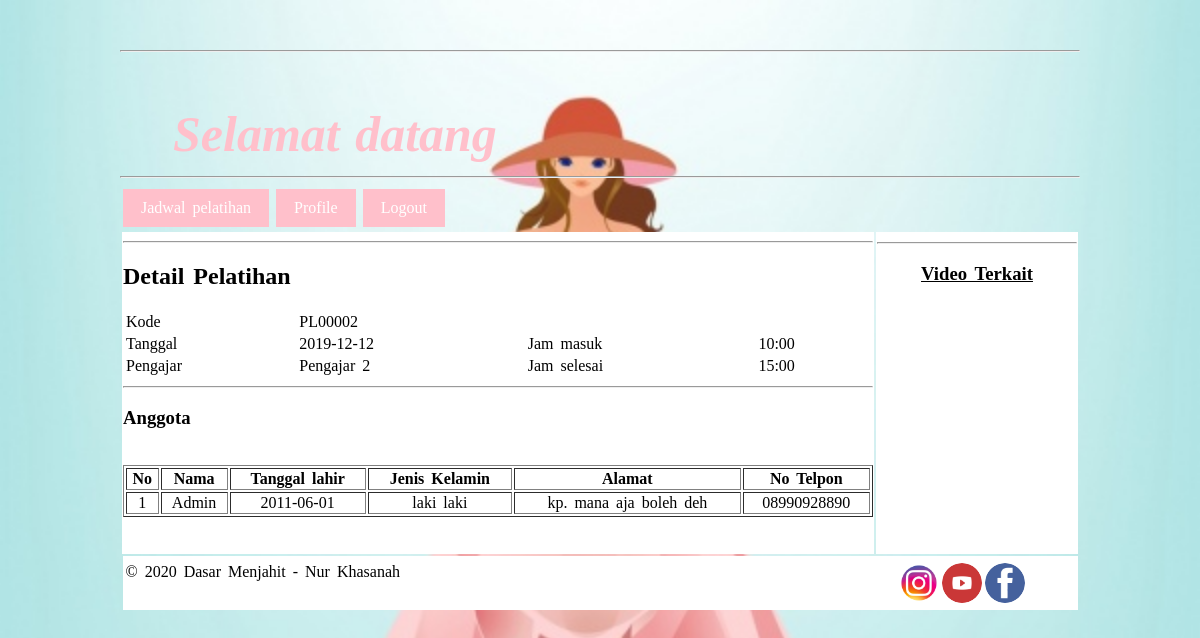
The app's page /detail_pelatihan.php?id=2 with its own data.
### tables this page shows
CREATE TABLE `pelatihan`  (
  `id` int(11) NOT NULL AUTO_INCREMENT,
  `kode_pelatihan` varchar(255) NOT NULL,
  `tanggal` date NULL DEFAULT NULL,
  `jam_masuk` varchar(255) NULL DEFAULT NULL,
  `jam_keluar` varchar(255) NULL DEFAULT NULL,
  `pengajar` varchar(255) NULL DEFAULT NULL,
  PRIMARY KEY (`id`) USING BTREE
);

CREATE TABLE `pelatihan_user`  (
  `id` int(11) NOT NULL AUTO_INCREMENT,
  `user_id` int(11) NOT NULL,
  `pelatihan_id` int(11) NOT NULL,
  PRIMARY KEY (`id`) USING BTREE
);

CREATE TABLE `user`  (
  `id` int(11) NOT NULL AUTO_INCREMENT,
  `username` varchar(255) NOT NULL,
  `password` varchar(255) NOT NULL,
  `nama` varchar(255) NOT NULL,
  PRIMARY KEY (`id`) USING BTREE,
  UNIQUE INDEX `unique_username`(`username`) USING BTREE
);

CREATE TABLE `user_profile`  (
  `id` int(11) NOT NULL AUTO_INCREMENT,
  `user_id` int(11) NOT NULL,
  `tanggal_lahir` date NULL DEFAULT NULL,
  `jenis_kelamin` varchar(100) NULL DEFAULT NULL,
  `alamat` text NULL,
  `no_telpon` varchar(255) NULL DEFAULT NULL,
  PRIMARY KEY (`id`) USING BTREE
);

### detail_pelatihan.php (the view, shortened to what this page needs)
<?php
    require('koneksi.php');
    $id = $_GET['id'];
    $query = 'SELECT * FROM pelatihan WHERE id="'. $id .'"';
    $result = mysqli_query($db, $query);
    $pelatihan = mysqli_fetch_assoc($result);
    $query_detail = 'SELECT *
                    FROM pelatihan_user
                    INNER JOIN user ON user.id = pelatihan_user.user_id
                    LEFT JOIN user_profile ON user.id = user_profile.user_id
                    WHERE pelatihan_id = "' . $id . '"
                    ';
    $result_detail = mysqli_query($db, $query_detail);
?>
<html>
<head>
<link rel ="stylesheet" type="text/css" href="style.css">
</head>
<body>
<div id="wrap" >
		<table id="header" >
			<tr><hr>
				<td><i><strong><blink>Selamat datang <?php echo $_SESSION['user']['nama'] ?></blink></strong><i></td>
		</tr>
	</table>
    <table>
	<tr>
		<td>
            <a href="jadwal_kursus.php" class="pilih">Jadwal pelatihan</a>
            <a href="profile.php?id=<?php echo $_SESSION['user']['id'] ?>" class="pilih">Profile</a>
            <a href="logout.php" class="pilih">Logout</a>
		</td>
		</tr>
		<hr>
	</table>
	<div >
	<table >
		<tr>
			<td id="isitable" width="100%"><hr>
			<h2>Detail Pelatihan</h2>
            <table width="100%">
                <tr>
                    <td>Kode</td>
                    <td colspan="3"><?php echo $pelatihan['kode_pelatihan'] ?></td>
                </tr>
                <tr>
                    <td>Tanggal</td>
                    <td><?php echo $pelatihan['tanggal'] ?></td>
                    <td>Jam masuk</td>
                    <td><?php echo $pelatihan['jam_masuk'] ?></td>
                </tr>
                <tr>
                    <td>Pengajar</td>
                    <td><?php echo $pelatihan['pengajar'] ?></td>
                    <td>Jam selesai</td>
                    <td><?php echo $pelatihan['jam_keluar'] ?></td>
                </tr>
            </table>
            <hr>
            <h3>Anggota</h3>
            <br>
            <table width="100%" style="text-align:center;" border="1">
                <tr>
                    <th>No</th>
                    <th>Nama</th>
                    <th>Tanggal lahir</th>
                    <th>Jenis Kelamin</th>
                    <th>Alamat</th>
                    <th>No Telpon</th>
                </tr>
                <?php
                    $i = 1;
                    while($row = mysqli_fetch_assoc($result_detail)){ ?>
                    <tr>
                        <td><?php echo $i++ ?></td>
                        <td><?php echo $row['nama'] ?></td>
                        <td><?php echo $row['tanggal_lahir'] ?></td>
                        <td><?php echo $row['jenis_kelamin'] ?></td>
                        <td><?php echo $row['alamat'] ?></td>
                        <td><?php echo $row['no_telpon'] ?></td>
                    </tr>
                <?php } ?>
            </table>
            <br><br>
		</td>
		<td id="isitable" valign="top">
			<div class="dropdown"><hr>
  						<h3><span><b><center><u>Video Terkait</u></center></b></span></h3>
			</div>
		</td>
		</tr>
	</table>
	</div>
	<div id="footer" sytle="margin-top: 50px">
	<table >
	<tr>
		<td colspan="2" id="isitable" width="955px"height="50px">&copy;&nbsp;<script>document.write(new Date().getFullYear());</script> Dasar Menjahit - Nur Khasanah &nbsp;
    	<a href="https://www.facebook.com"><img src="fb1.png" class="imgfooter2" align="right"></a>&nbsp;&nbsp;&nbsp;&nbsp;&nbsp;
				<a href="http://www.youtube.com"><img src="yt1.png" class="imgfooter" align="right"></a>
				<a href="https://www.instagram.com"><img src="insta.png" class="imgfooter" align="right"></a>
		</td>
	</tr>
	</table>
	</div>
</div>
</body>
</html>

### style.css (style rules this page uses)
body { background-image: url("images/dress.jpg"); background-attachment:fixed; background-size:cover; height:145px; width:1000px; margin:0px auto ; word-spacing:3px; font-family:cursive; }
#header { margin-top:50px; margin-left:50px; margin-right:50px; margin-bottom:10px; font-family: cursive ; font-size : 50px; color: pink; }
#footer { background:white; width:955px; margin:0px auto ; display:block; }
.imgfooter { text-align: right; width: 40px; height: 40px; border-radius:50%; }
.imgfooter2 { margin-right:50px; text-align: right; width: 40px; height: 40px; border-radius:50%; }
.pilih:link { background:pink; color:white; }
.pilih { display:inline-block; text-decoration:none; padding:10px 18px ; }
#wrap { margin-top:50px; margin-left:20px; margin-right:20px; margin-bottom:50px; }
#isitable { background:white; margin-top:50px; }
.dropdown { width:200px; position: relative; margin-top: 1px; display: inline-block; }

### records on screen
pelatihan: kode_pelatihan "PL00002", tanggal "2019-12-12", jam_masuk "10:00", pengajar "Pengajar 2", jam_keluar "15:00"
pelatihan_user: user.nama "Admin", user_profile.tanggal_lahir "2011-06-01", user_profile.jenis_kelamin "laki laki", user_profile.alamat "kp. mana aja boleh deh", user_profile.no_telpon "08990928890"
